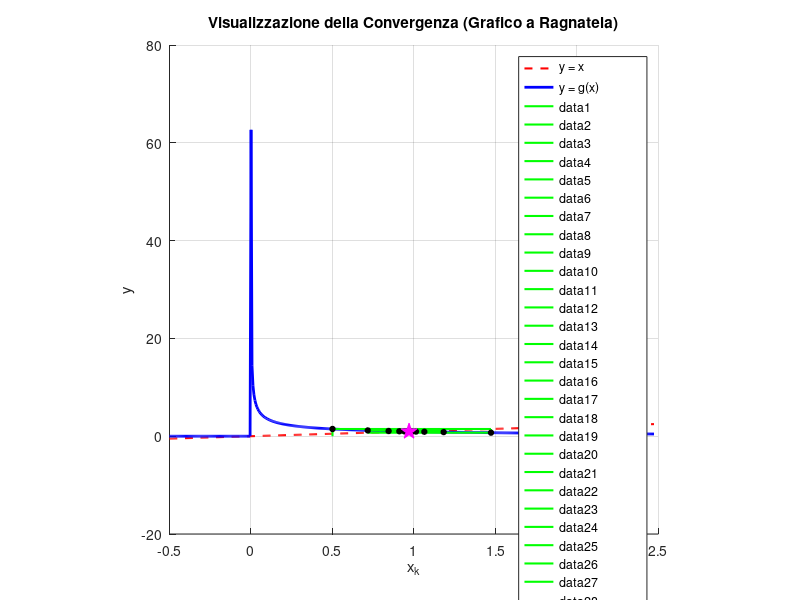

This chart was generated by the following MATLAB code:
% =========================================================================
% METODO DEL PUNTO FISSO CON GRAFICO A RAGNATELA (COBWEB PLOT)
% =========================================================================
clear; clc; close all;
format long; % Imposta la visualizzazione interna di MATLAB ad alta precisione

% 1. DEFINIZIONE DELLA FUNZIONE g(x)
g = @(x) sqrt((2 - log(x + 2)) ./ x);

% 2. PARAMETRI DI INPUT
x0 = 0.5         % Punto iniziale
tol = 1e-12;      % Tolleranza ad alta precisione
max_iter = 150;    % Numero massimo di iterazioni per il grafico

% 3. ALLOCAZIONE VETTORI PER MEMORIZZARE I PASSI
X = zeros(1, max_iter);
X(1) = x0;
iter = 0;
errore = Inf;

% =========================================================================
% 4. LOOP ITERATIVO (Sostituito con controllo di divergenza)
% =========================================================================
diverge = false; % Variabile bandiera (flag) per tracciare la divergenza

while (errore > tol) && (iter < max_iter-1)
    iter = iter + 1;
    prossimo_x = g(X(iter));
    
    % CONTROLLO DI SICUREZZA 1: Se il valore è Inf, NaN o sta esplodendo numericamente
    if isnan(prossimo_x) || isinf(prossimo_x) || abs(prossimo_x) > 1e10
        diverge = true;
        break; % Interrompe immediatamente il ciclo while
    end
    
    X(iter+1) = prossimo_x;
    
    % CONTROLLO DI SICUREZZA 2: se l'errore attuale è molto più grande 
    % del precedente, il metodo sta chiaramente scappando via (divergendo)
    nuovo_errore = abs(X(iter+1) - X(iter));
    if iter > 1 && nuovo_errore > errore * 10 
        diverge = true;
        errore = nuovo_errore;
        break;
    end
    
    errore = nuovo_errore;
end

% Tagliamo i vettori alle iterazioni effettivamente calcolate
X = X(1:iter+1);

% Stampa dei risultati nella Command Window (Mostra 12 cifre decimali)
fprintf('---------------------------------------------------\n');
if diverge
    warning('ATTENZIONE: Il metodo sta DIVERGENDO violentemente!');
    fprintf('Il calcolo è stato arrestato per evitare errori numerici alla iterazione %d.\n', iter);
elseif iter >= max_iter-1 && errore > tol
    warning('Il metodo non è giunto a convergenza nel numero massimo di iterazioni consentite.');
    fprintf('Ultimo valore calcolato: %1.12f (Errore rimasto: %1.2e)\n', X(end), errore);
else
    fprintf('Il metodo è CONVERSO con successo!\n');
    fprintf('Punto fisso trovato: %1.12f in %d iterazioni.\n', X(end), iter);
end
fprintf('---------------------------------------------------\n');

% =========================================================================
% 5. PARTE GRAFICA
% =========================================================================
figure('Name', 'Analisi di Convergenza - Punto Fisso', 'NumberTitle', 'off');
hold on; grid on;

% Definiamo un intervallo di assi appropriato intorno allo zero trovato
xmin = max(min(X) - 1, -1.99);
%xmin = max(min(X) - 1, -1.99); % Impedisce di andare sotto -2 (Condizioni di Esistenza)
xmax = max(X) + 1;
x_plot = linspace(xmin, xmax, 500);

% Disegno la bisettrice y = x (in rosso tratteggiato)
plot(x_plot, x_plot, 'r--', 'LineWidth', 1.5, 'DisplayName', 'y = x');

% Disegno la curva y = g(x) (in blu)
plot(x_plot, g(x_plot), 'b-', 'LineWidth', 2, 'DisplayName', 'y = g(x)');

% Disegno l'andamento iterativo (La Ragnatela)
for k = 1:iter
    % Segmento verticale: da (x_k, x_k) a (x_k, x_k+1) cioè su y=g(x)
    if k == 1
        plot([X(k), X(k)], [0, X(k+1)], 'g-', 'LineWidth', 1.5); 
    else
        plot([X(k), X(k)], [X(k), X(k+1)], 'g-', 'LineWidth', 1.5);
    end
    pause(0.3); % Pausa per vedere l'animazione del grafico!
    
    % Segmento orizzontale: da (x_k, x_k+1) a (x_k+1, x_k+1) cioè sulla bisettrice
    plot([X(k), X(k+1)], [X(k+1), X(k+1)], 'g-', 'LineWidth', 1.5);
    pause(0.3);
end

% Evidenzio i punti di scatto con dei pallini neri
plot(X(1:end-1), X(2:end), 'ko', 'MarkerFaceColor', 'k', 'MarkerSize', 4);

% Evidenzio il punto fisso finale con una stella magica
plot(X(end), X(end), 'mp', 'MarkerFaceColor', 'm', 'MarkerSize', 12, 'DisplayName', 'Punto Fisso (\alpha)');

% Abbellimenti del grafico
xlabel('x_k');
ylabel('y');
title('Visualizzazione della Convergenza (Grafico a Ragnatela)');
legend('Location', 'best');
axis square;
hold off;
